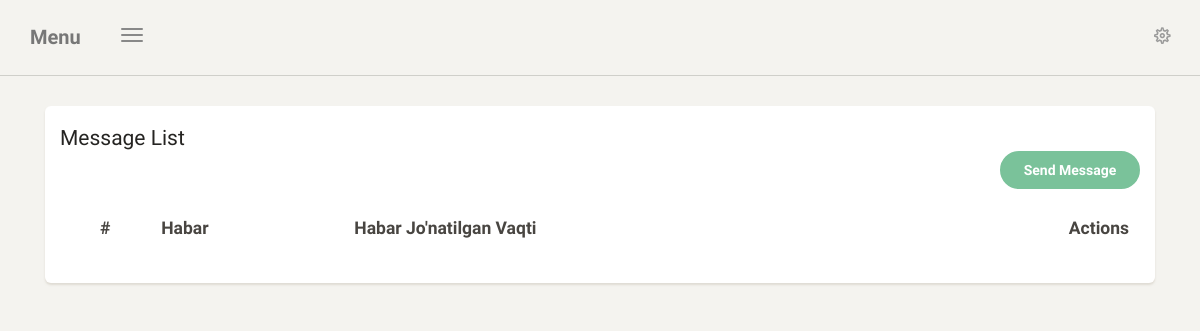
The app's page /message/list/ (signed in), older data.
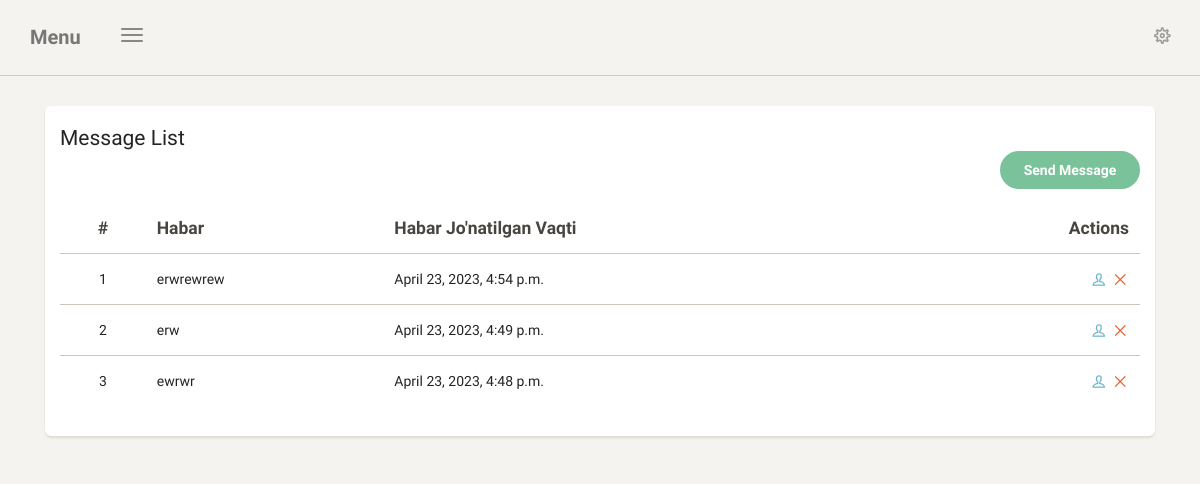
The same page, newer data.
### app1/models.py (models this page shows, shortened)
class Messages(models.Model):
    image = models.ImageField(null=True, blank=True)
    text = models.TextField()
    created_at = models.DateTimeField(auto_now_add=True)

### app1/views.py (the view)
# urls.py: path('message/list/', message_list, name='message_list'),
@login_required
def message_list(request):
    msg = Messages.objects.all().order_by('-pk')
    return render(request, 'message/list.html', {'msgs': msg})

### templates/message/list.html (shortened to what this page needs)
{% extends 'index.html' %}
{% load static %}
{% block context %}
    <div class="col-md-12">
        <div class="card">
            <div class="card-header">
                <h4 class="card-title">Message List</h4>
                    <div class="text-right">
                        <a href="{% url 'message_add' %}">
                            <button class="btn btn-success btn-fill btn-wd">Send Message</button>
                        </a>
                    </div>
            <div class="card-content table-responsive table-full-width">
                <table class="table">
                    <thead>
                    <tr>
                        <th class="text-center"><strong>#</strong></th>
                        <th><strong>Habar</strong></th>
                        <th><strong>Habar Jo'natilgan Vaqti</strong></th>
                        <th class="text-right"><strong>Actions</strong></th>
                    </tr>
                    </thead>
                    <tbody>
                    {% for msg in msgs %}
                        <tr>
                            <td class="text-center">{{ forloop.counter }}</td>
                            <td>{{ msg.text }}</td>
                            <td>{{ msg.created_at }}</td>
                            <td class="td-actions text-right">
                                <a href="{% url 'message_details'  msg.id %}" rel="tooltip" title="View Profile"
                                   class="btn btn-info btn-simple btn-xs">
                                    <i class="ti-user"></i>
                                </a>
                                <a href="{% url 'message_delete' msg.id %}"
                                   onclick="confirm_product_delete({{ msg.id }})" rel="tooltip" title="Remove"
                                   class="btn btn-danger btn-simple btn-xs">
                                    <i class="ti-close"></i>
                                </a>
                            </td>
                        </tr>
                    {% endfor %}
                    </tbody>
                </table>
            </div>
        </div>
    </div>
{% endblock %}

Row changes from the older to the newer data that the page shows:
added Messages: text "erwrewrew", created_at "April 23, 2023, 4:54 p.m."
added Messages: text "erw", created_at "April 23, 2023, 4:49 p.m."
added Messages: text "ewrwr", created_at "April 23, 2023, 4:48 p.m."
